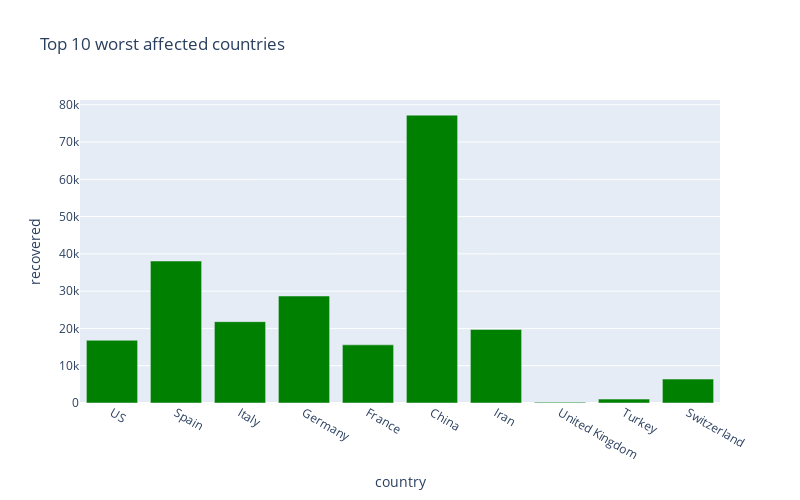

Source (notebook cell):
### Code cell
px.bar(
    sorted_country_df.head(10),
    x = "country",
    y = "recovered",
    title= "Total recoveries in top 10 worst affected countries", # the axis names
    color_discrete_sequence=["green"], 
    height=500,
    width=800
)

### Figure 1 — Plotly figure (JSON) as saved in the notebook; plotly's stock layout.template omitted (floating-point values rounded to 4 significant figures)
{"data": [{"alignmentgroup": "True", "hovertemplate": "country=%{x}<br>recovered=%{y}<extra></extra>", "legendgroup": "", "marker": {"color": "green"}, "name": "", "offsetgroup": "", "orientation": "v", "showlegend": false, "textposition": "auto", "type": "bar", "x": ["US", "Spain", "Italy", "Germany", "France", "China", "Iran", "United Kingdom", "Turkey", "Switzerland"], "xaxis": "x", "y": [16820, 38080, 21815, 28700, 15597, 77207, 19736, 229, 1042, 6415], "yaxis": "y"}], "layout": {"barmode": "relative", "height": 500, "legend": {"tracegroupgap": 0}, "title": {"text": "Top 10 worst affected countries"}, "width": 800, "xaxis": {"anchor": "y", "domain": [0, 1], "title": {"text": "country"}}, "yaxis": {"anchor": "x", "domain": [0, 1], "title": {"text": "recovered"}}}}
